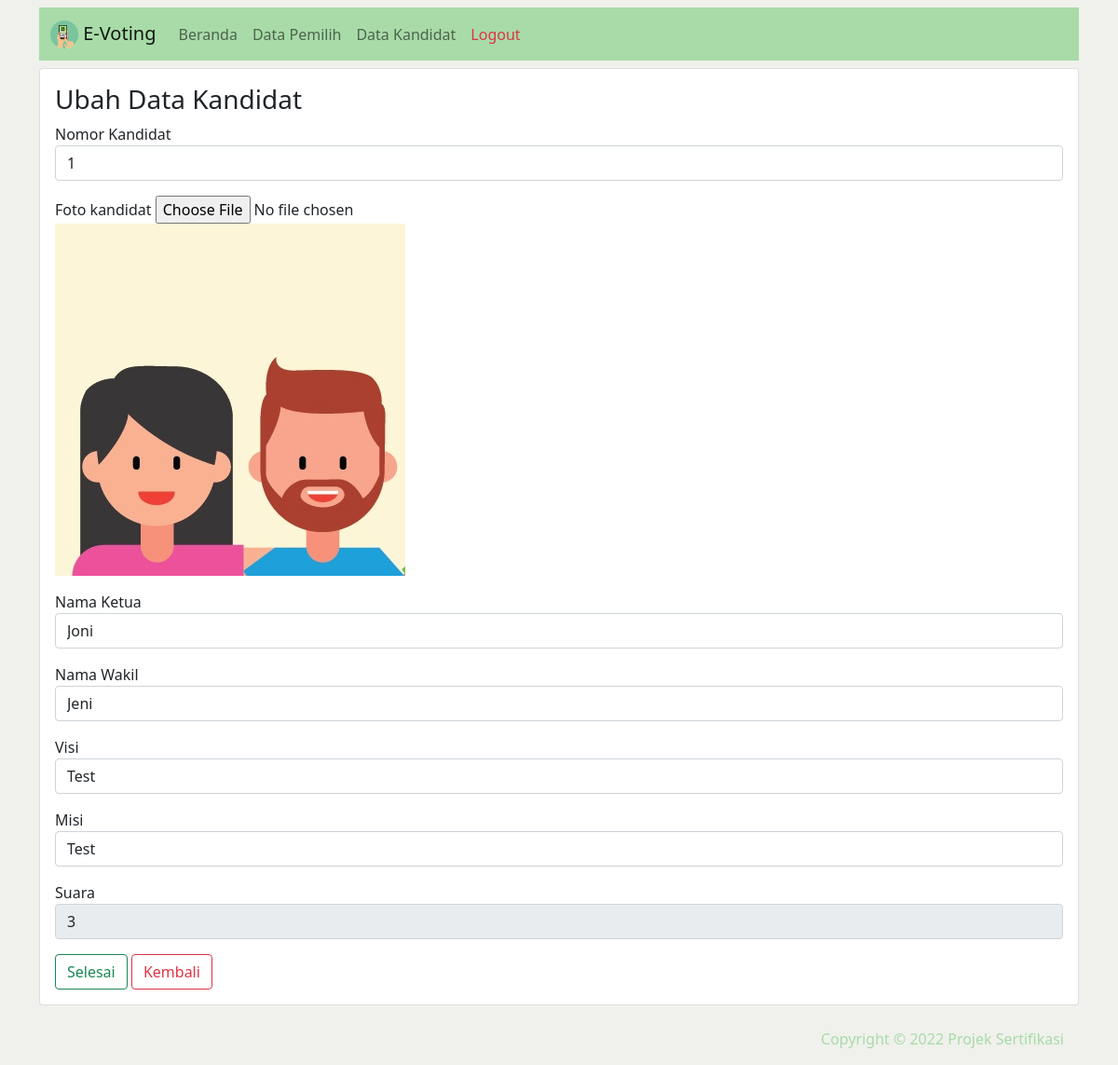
Screenshot of /ubahkandidat.php?id=1 (signed in) with the database file from the repository.
### tables this page shows
CREATE TABLE `kandidat` (
  `id` int(11) NOT NULL,
  `id_kandidat` int(25) NOT NULL,
  `gambar` varchar(2000) NOT NULL,
  `namaketua` varchar(25) DEFAULT NULL,
  `namawakil` varchar(25) DEFAULT NULL,
  `visi` varchar(200) DEFAULT NULL,
  `misi` varchar(200) DEFAULT NULL,
  `jml` int(11) DEFAULT 0
);

### ubahkandidat.php (the view, shortened to what this page needs)
<?php
include 'classkandidat.php';
$id_kandidat = $_GET["id"];
$query = mysqli_query($conn, "SELECT * FROM kandidat WHERE id = $id_kandidat ");
$kandidat = mysqli_fetch_assoc($query);
?>
<!DOCTYPE html>
<html lang="en">
<head>
	<link href="css/bootstrap.min.css" rel="stylesheet">
</head>
<body style="background: #F0F1EC;">
<div class="container mt-2">
<?php
require('navbar_admin.php');
?>
<div class="card mt-2 mb-2">
<div class="card-body p-3">
<h3>Ubah Data Kandidat</h3>
		<form action="" method="post" enctype="multipart/form-data">
		<div class="form-group mb-3">
			<label for="id_kandidat" class="text" >Nomor Kandidat</label>
		<input type="text" class="form-control" name="id_kandidat" id="id_kandidat" required value="<?= $kandidat["id_kandidat"]; ?>">
		</div>
		<div class="form-group mb-3">
			<label for="gambar" class="text" >Foto kandidat</label>
			<input type="file" name="gambar" id="gambar">
			<p><img src="img/<?= $kandidat["gambar"]; ?>"></p>
		</div>
		<div class="form-group mb-3">
			<label for="namaketua" class="text" >Nama Ketua</label>
			<input type="text" class="form-control" name="namaketua" id="namaketua" required value="<?= $kandidat["namaketua"]; ?>">
		</div>
		<div class="form-group mb-3">
			<label for="namawakil" class="text" >Nama Wakil</label>
			<input type="text" class="form-control" name="namawakil" id="namawakil" required value="<?= $kandidat["namawakil"]; ?>">
		</div>
		<div class="form-group mb-3">
			<label for="visi" class="text" >Visi</label>
			<input type="text" class="form-control" name="visi" id="visi" required value="<?= $kandidat["visi"]; ?>">
		</div>
		<div class="form-group mb-3">
			<label for="misi" class="text" >Misi</label>
			<input type="text" class="form-control" name="misi" id="misi" required value="<?= $kandidat["misi"]; ?>">
		</div>
		<div class="form-group mb-3">
			<label for="misi" class="text" >Suara</label>
			<input type="text" class="form-control" name="jml" id="jml" required value="<?= $kandidat["jml"]; ?>" readonly>
		</div>
		<button type="submit" class="btn btn-outline-success" name="submit">Selesai</button>
		<button type="button" name="kembali" class="btn btn-outline-danger" onclick="history.back()">Kembali</button>
	</form>
</div>
</div>
<?php
require('footer.php');
?>
</div>
</body>
</html>

### rows the page displays
kandidat: id_kandidat "1", gambar (picture), namaketua "Joni", namawakil "Jeni", visi "Test", misi "Test", jml "3"
